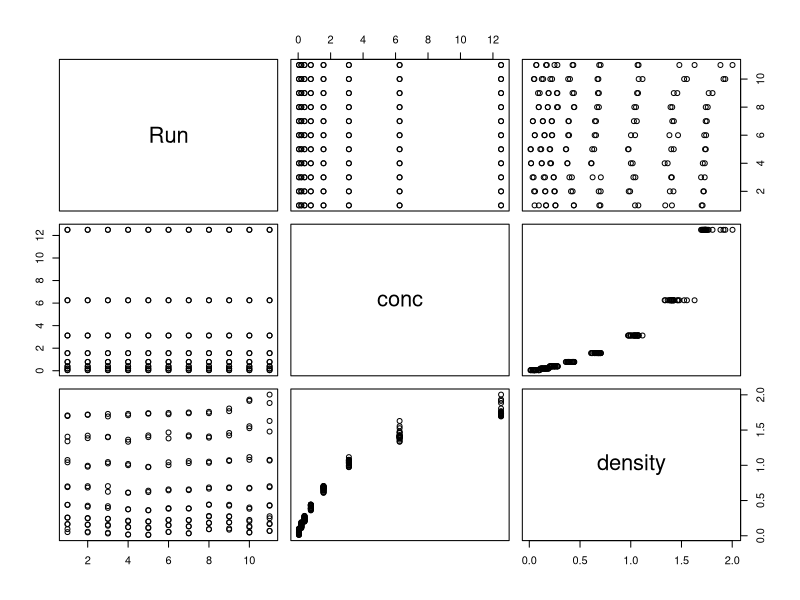
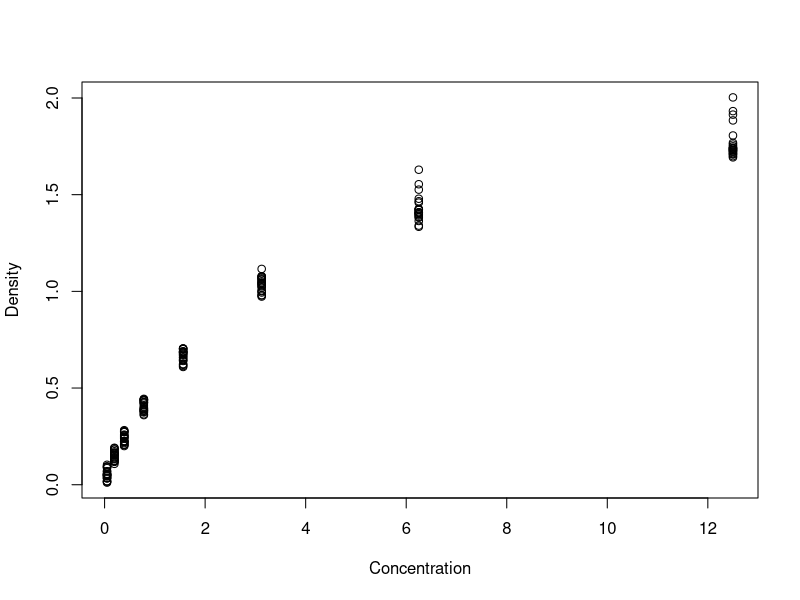
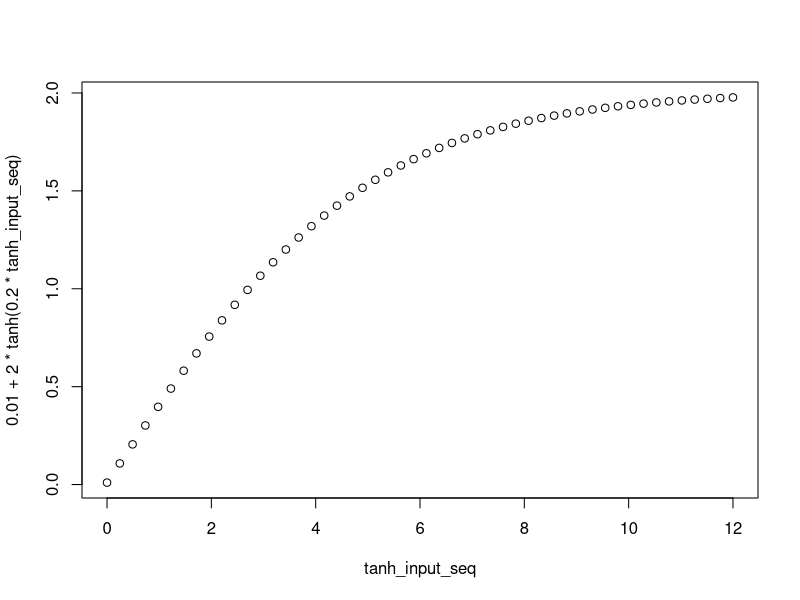
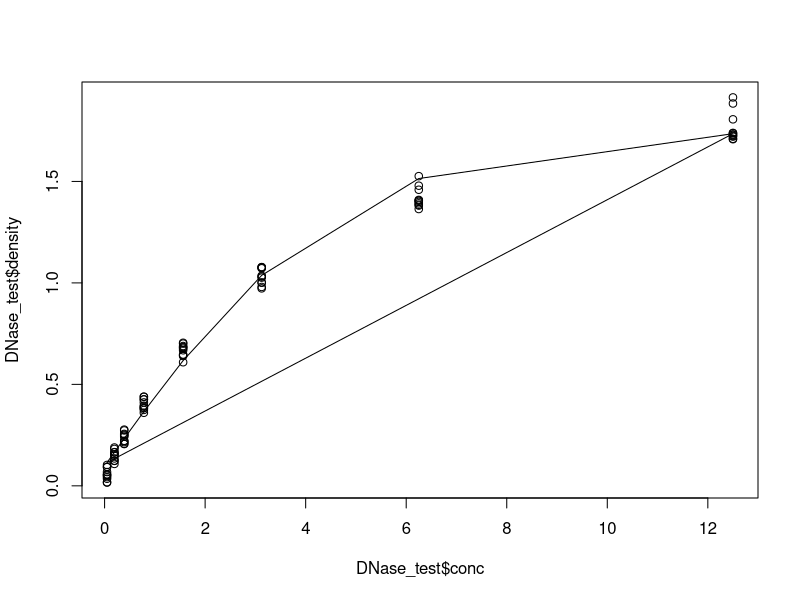
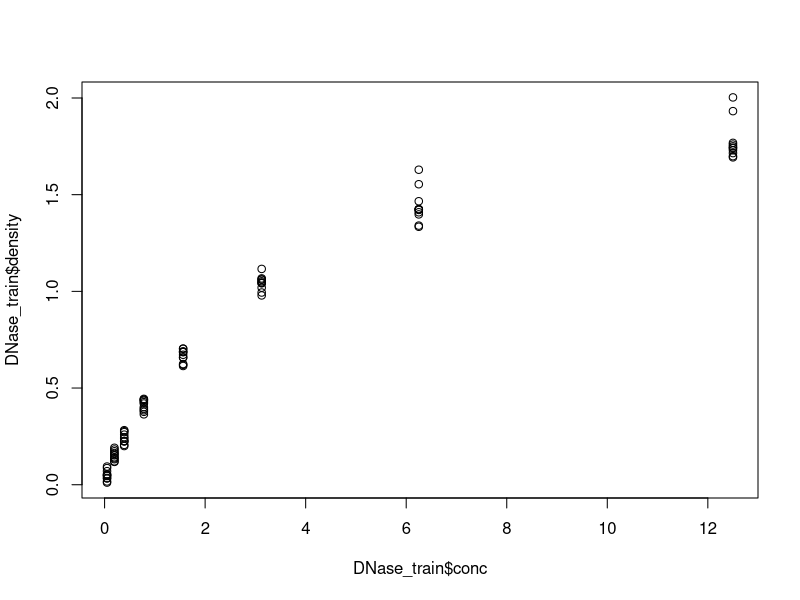
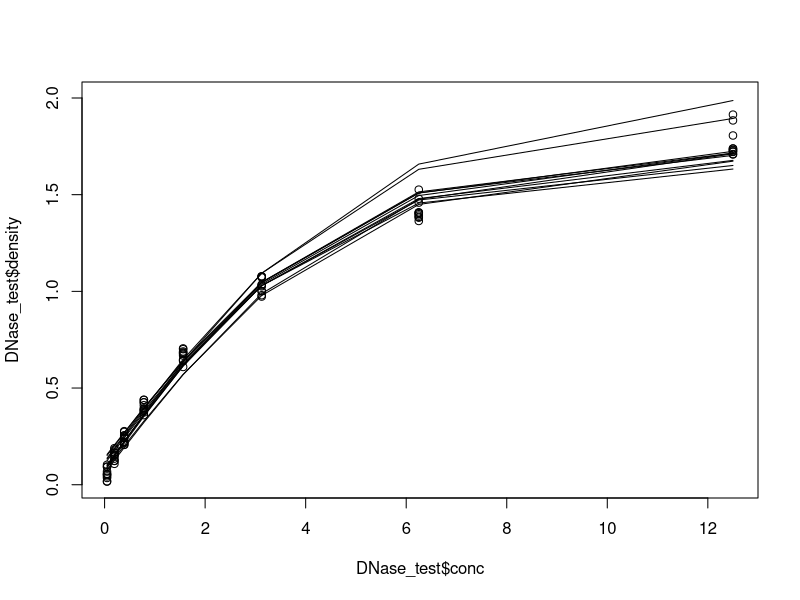

Here is the R script that generated these plots, in order:
## ---- chunk 1
unique(DNase$Run)
## ---- chunk 2
plot(DNase)
## ---- chunk 3
head(DNase, 10)
## ---- chunk 4
plot(
    x=DNase$conc,
    y=DNase$density,
    xlab="Concentration",
    ylab="Density"
)
## ---- chunk 5
tanh_input_seq <- seq(0, 12, length.out=50)
plot(tanh_input_seq, 0.01 + 2.0 * tanh(0.2 * tanh_input_seq))
## ---- chunk 6
train_seq <- seq(1, nrow(DNase)-1, by=2)
test_seq <- seq(2, nrow(DNase), by=2)
if (nrow(DNase) %% 2 == 1){
    train_seq <- c(train_seq, nrow(DNase))
}

DNase_train <- DNase[train_seq,]
DNase_test <- DNase[test_seq, ]
## ---- chunk 7
density_model <- function(X, b1, b2, b3){
    return(b1 * tanh(b2 * X + b3))
}

model_fit <- nls(
    density ~ density_model(conc, b1, b2, b3),
    data = DNase_train,
    start = list(b1=2., b2=0.2, b3=0.01)
)

summary(model_fit)
## ---- chunk 8
model_predictions <- predict(
    model_fit,
    DNase_train$conc
)
plot(DNase_test$conc, DNase_test$density)
lines(DNase_train$conc, model_predictions)
## ---- chunk 9
plot(DNase_train$conc, DNase_train$density, col="black", xlim=range(DNase$conc), ylim=range(DNase$density))
plot(DNase_test$conc, DNase_test$density, col="black", xlim=range(DNase$conc), ylim=range(DNase$density))
for(run_level in unique(DNase_train$Run)){
    train_data_for_model <- DNase_train[DNase_train$Run == run_level, ]
    test_data_for_model <- DNase_test[DNase_test$Run == run_level, ]
    temp_model_fit <- nls(
        density ~ density_model(conc, b1, b2, b3),
        data = train_data_for_model,
        start = list(b1=2., b2=0.2, b3=0.01)
    )
    temp_model_predictions <- predict(
        temp_model_fit,
        test_data_for_model$conc
    )
    lines(test_data_for_model$conc, temp_model_predictions)
}
